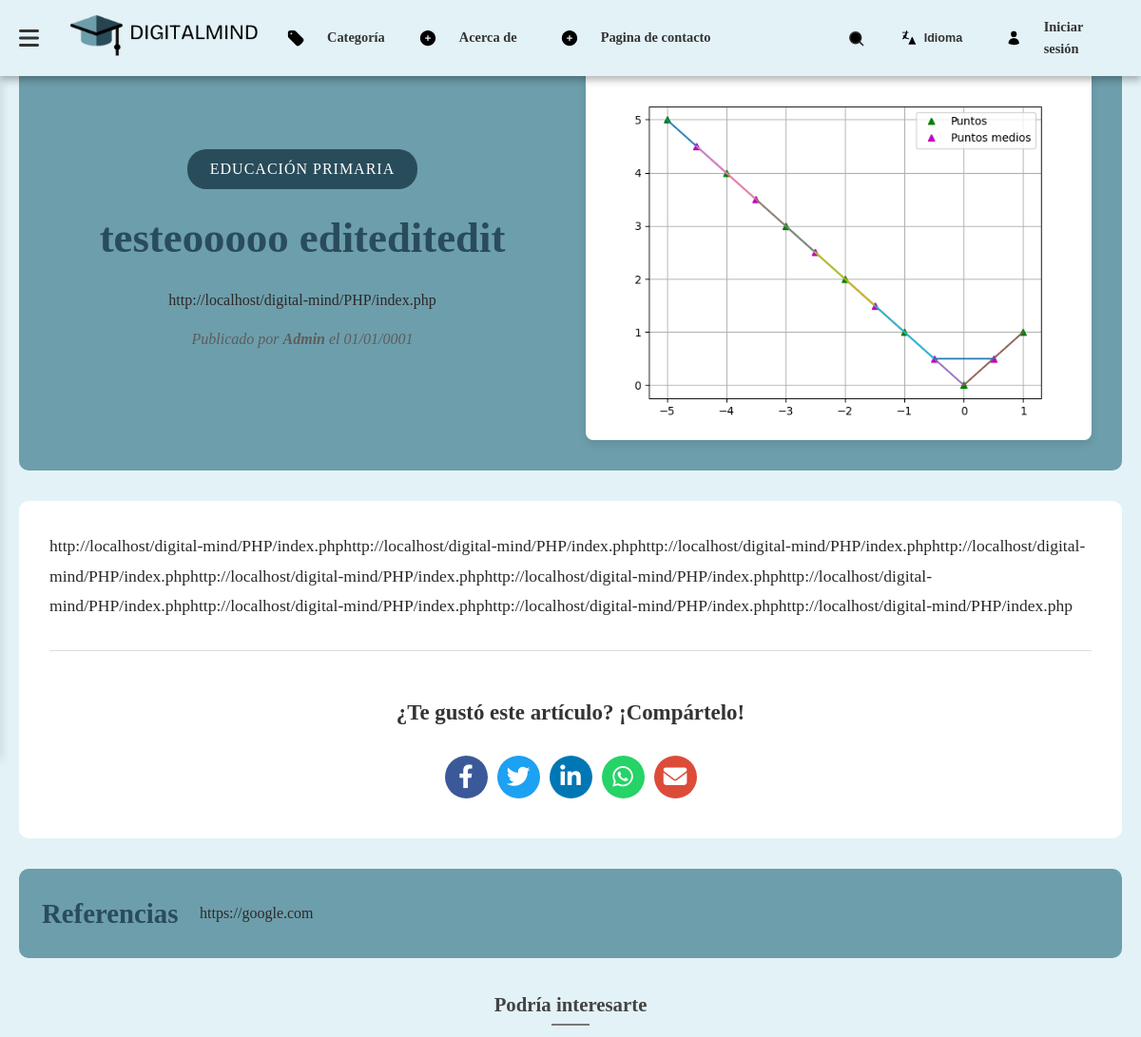
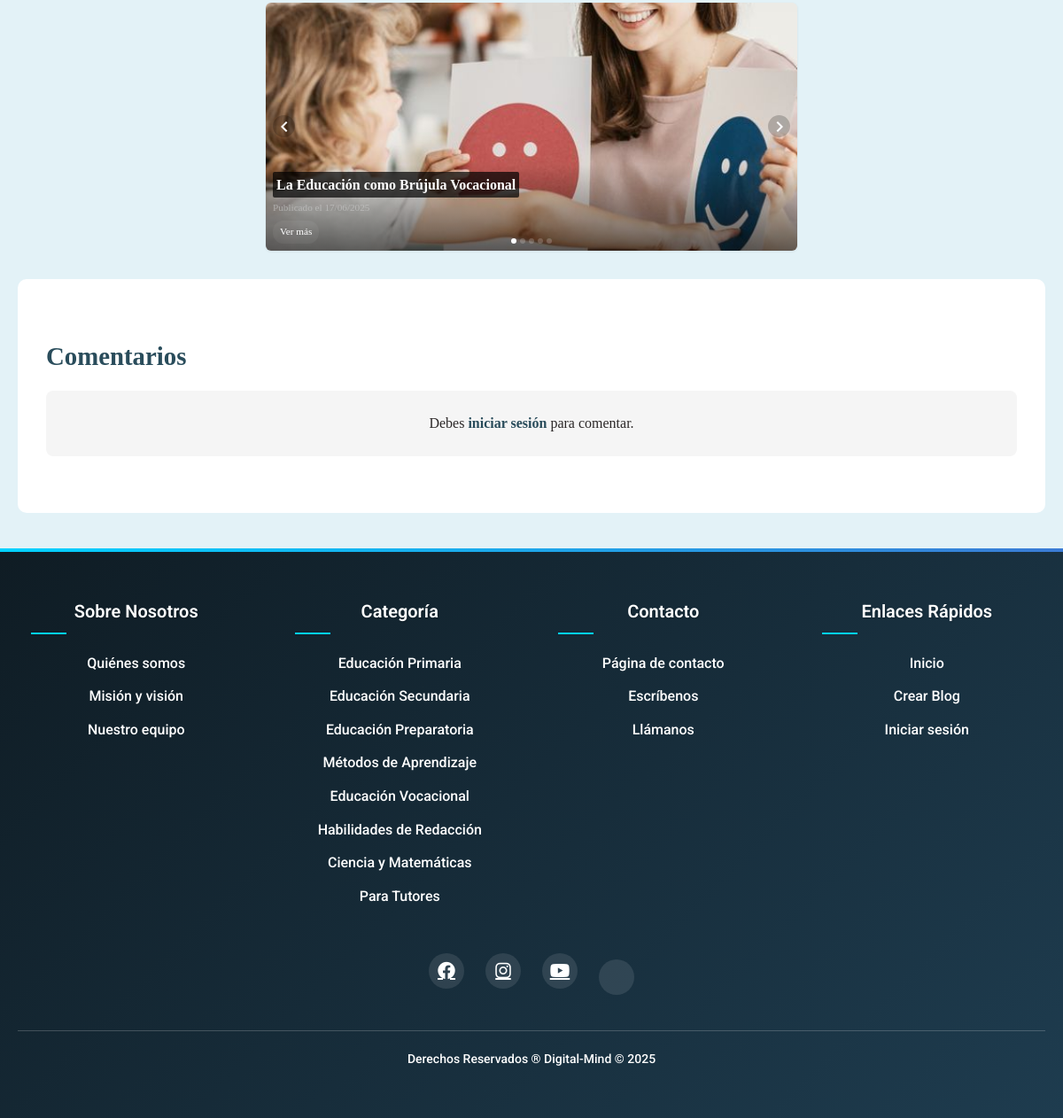
Screenshot of /PHP/post_completo.php with the database file from the repository (2 pictures, top to bottom).
### tables this page shows
CREATE TABLE `publicaciones_2` (
  `id` int(11) NOT NULL,
  `titular` varchar(255) NOT NULL,
  `fecha` date NOT NULL,
  `descripcion_corta` varchar(255) NOT NULL,
  `contenido` text NOT NULL,
  `referencia` varchar(255) NOT NULL,
  `imagen` varchar(255) DEFAULT NULL COMMENT 'Ruta/nombre del archivo de imagen',
  `categoria` varchar(50) NOT NULL,
  `fecha_creacion` timestamp NOT NULL DEFAULT current_timestamp(),
  `total_ratings` int(11) DEFAULT 0,
  `rating_count` int(11) DEFAULT 0,
  `mensaje` varchar(255) NOT NULL,
  `estado` enum('publicado','archivado') DEFAULT 'publicado'
);

### PHP/post_completo.php (the view, shortened to what this page needs)
<?php
include 'blog_db.php';
$id = isset($_GET['id']) && is_numeric($_GET['id']) ? intval($_GET['id']) : null;
try {
    $sql = $id
        ? "SELECT * FROM publicaciones_2 WHERE id = $id"
        : "SELECT * FROM publicaciones_2 ORDER BY id DESC LIMIT 1";
    $resultado = $conn->query($sql);
    $post = $resultado->fetch_assoc();
    $id = $post['id'];
    $canonicalUrl = "https://" . $_SERVER['HTTP_HOST'] . $_SERVER['REQUEST_URI'];
    $tableCheck = $conn->query("SHOW TABLES LIKE 'comentarios'");
    $commentsTableExists = $tableCheck->num_rows > 0;
    $sql_carrusel = "SELECT * FROM publicaciones_2 WHERE id != $id ORDER BY RAND() LIMIT 5";
    $resultado_carrusel = $conn->query($sql_carrusel);
    $slides = [];
    if ($resultado_carrusel->num_rows > 0) {
        while ($fila = $resultado_carrusel->fetch_assoc()) {
            $slides[] = $fila;
        }
    }
} catch (mysqli_sql_exception $e) {
    die("Error de base de datos: " . $e->getMessage());
} catch (Exception $e) {
    die($e->getMessage());
}
include 'header.php';
?>
<!DOCTYPE html>
<html lang="es">
<head>
    <link rel="stylesheet" href="../css/modals.css">
    <link rel="stylesheet" href="../css/blog_style.css">
    <link rel="stylesheet" href="https://cdnjs.cloudflare.com/ajax/libs/font-awesome/5.15.4/css/all.min.css">
</head>
    <body>
        <main>
            <div class="progress-bar">
            </div>
            <div class="main-container">
                <header class="post-header">
                    <div class="post-header-text">
                        <span class="category-tag"><?php echo htmlspecialchars($post['categoria']); ?></span>
                        <h1><?php echo htmlspecialchars($post['titular']); ?></h1>
                        <p><?php echo htmlspecialchars($post['descripcion_corta']); ?></p>
                        <div class="post-meta">
                            <p>Publicado por <strong><?php echo htmlspecialchars($post['autor'] ?? 'Admin'); ?></strong> el <?php echo date('d/m/Y', strtotime($post['fecha'])); ?></p>
                        </div>
                    </div>
                    <div class="post-header-image">
                        <?php if (!empty($post['imagen'])): ?>
                            <img src="../images/publicaciones/<?php echo htmlspecialchars($post['imagen']); ?>" alt="<?php echo htmlspecialchars($post['titular']); ?>">
                        <?php else: ?>
                            <img src="../images/default-post.jpg" alt="Imagen por defecto">
                        <?php endif; ?>
                    </div>
                </header>
                <article class="post-content">
                    <?php echo $post['contenido']; ?>
                    <div class="social-share-bottom">
                        <h3>¿Te gustó este artículo? ¡Compártelo!</h3>
                        <div class="share-buttons">
                            <a href="https://www.facebook.com/sharer/sharer.php?u=<?php echo urlencode($canonicalUrl); ?>" target="_blank" rel="noopener noreferrer" class="share-button facebook" title="Compartir en Facebook">
                                <i class="fab fa-facebook-f"></i>
                            </a>
                            <a href="https://twitter.com/intent/tweet?text=<?php echo urlencode(htmlspecialchars($post['titular'])) . ' ' . urlencode($canonicalUrl); ?>" target="_blank" rel="noopener noreferrer" class="share-button twitter" title="Compartir en Twitter">
                                <i class="fab fa-twitter"></i>
                            </a>
                            <a href="https://www.linkedin.com/shareArticle?mini=true&url=<?php echo urlencode($canonicalUrl); ?>&title=<?php echo urlencode(htmlspecialchars($post['titular'])); ?>&summary=<?php echo urlencode(htmlspecialchars($post['descripcion_corta'])); ?>" target="_blank" rel="noopener noreferrer" class="share-button linkedin" title="Compartir en LinkedIn">
                                <i class="fab fa-linkedin-in"></i>
                            </a>
                            <a href="whatsapp://send?text=<?php echo urlencode(htmlspecialchars($post['titular']) . ' - ' . $canonicalUrl); ?>" target="_blank" rel="noopener noreferrer" class="share-button whatsapp" title="Compartir en WhatsApp">
                                <i class="fab fa-whatsapp"></i>
                            </a>
                            <a href="mailto:?subject=<?php echo urlencode(htmlspecialchars($post['titular'])); ?>&body=<?php echo urlencode("Mira este artículo: " . $canonicalUrl); ?>" class="share-button email" title="Compartir por email">
                                <i class="fas fa-envelope"></i>
                            </a>
                        </div>
                    </div>
                </article>
                <?php if (!empty($post['referencia'])): ?>
                <section class="references-container">
                    <div class="references-content">
                        <h2>Referencias</h2>
                        <p><?php echo htmlspecialchars($post['referencia']); ?></p>
                    </div>
                </section>
                <?php endif; ?>
                <section class="related-posts-carousel">
                    <h2>Podría interesarte</h2>
                    <?php if (!empty($slides)): ?>
                        <div class="carousel-container">
                            <div class="carousel-slides" id="postCarouselSlides">
                                <?php foreach ($slides as $index => $slide): ?>
                                    <div class="carousel-slide">
                                        <?php
                                    $imagen = !empty($slide['imagen'])
            ? '../images/publicaciones/' . htmlspecialchars($slide['imagen'], ENT_QUOTES, 'UTF-8')
            : '../images/escuela1.jpg';
                                        ?>
                                        <img src="<?php echo $imagen; ?>" alt="<?php echo htmlspecialchars($slide['titular']); ?>" class="carousel-image">
                                        <div class="carousel-caption">
                                            <h3><?php echo htmlspecialchars($slide['titular']); ?></h3>
                                            <span class="carousel-date">Publicado el <?php echo date("d/m/Y", strtotime($slide['fecha'])); ?></span>
                                            <a href="post_completo.php?id=<?php echo $slide['id']; ?>" class="carousel-link">Ver más</a>
                                        </div>
                                    </div>
                                <?php endforeach; ?>
                            </div>
                            <?php if (count($slides) > 1): ?>
                                <div class="carousel-controls">
                                    <button class="carousel-control post-carousel-prev">
                                        <svg xmlns="http://www.w3.org/2000/svg" viewBox="0 0 24 24" fill="currentColor" width="24" height="24">
                                            <path d="M15.41 7.41L14 6l-6 6 6 6 1.41-1.41L10.83 12z"/>
                                        </svg>
                                    </button>
                                    <button class="carousel-control post-carousel-next">
                                        <svg xmlns="http://www.w3.org/2000/svg" viewBox="0 0 24 24" fill="currentColor" width="24" height="24">
                                            <path d="M10 6L8.59 7.41 13.17 12l-4.58 4.59L10 18l6-6z"/>
                                        </svg>
                                    </button>
                                </div>
                                <div class="carousel-indicators" id="postCarouselIndicators">
                                    <?php for ($i = 0; $i < count($slides); $i++): ?>
                                        <div class="carousel-indicator <?php echo $i === 0 ? 'active' : ''; ?>" data-index="<?php echo $i; ?>"></div>
                                    <?php endfor; ?>
                                </div>
                            <?php endif; ?>
                        </div>
                    <?php else: ?>
                        <p>No hay publicaciones relacionadas disponibles.</p>
                    <?php endif; ?>
                </section>
                <section class="comments-section" id="comments">
    <h2>Comentarios</h2>
    <?php if (!$commentsTableExists): ?>
        <div class="no-comments">
            <p>El sistema de comentarios no está disponible temporalmente.</p>
        </div>
    <?php else: ?>
        <div class="comment-form-container">
            <?php if (isset($_SESSION['usuario']) || isset($_SESSION['admin'])): ?>
                <form method="post" action="" id="commentForm">
                    <textarea name="comentario" placeholder="Escribe tu comentario..." required></textarea>
                    <input type="submit" name="enviar_comentario" value="Publicar comentario">
                </form>
            <?php else: ?>
                <div class="login-prompt">
                    <p>Debes <a href="/login">iniciar sesión</a> para comentar.</p>
                </div>
            <?php endif; ?>
        </div>
    <?php endif; ?>
</section>
            </div>
        </main>
        <?php
        include 'dashboard.php';
        include 'footer.php';
        ?>
        <link rel="stylesheet" href="https://cdnjs.cloudflare.com/ajax/libs/font-awesome/5.15.4/css/all.min.css">
    </body>
</html>

### rows the page displays
publicaciones_2: categoria "EDUCACIÓN PRIMARIA", titular "testeooooo editeditedit", descripcion_corta "http://localhost/digital-mind/PHP/index.php", fecha "01/01/0001", imagen (picture), contenido "http://localhost/digital-mind/PHP/index.phphttp://localhost/digital-mind/PHP/index.phphttp://localhost/digital-mind/PHP/index.phphttp://localhost/digital-mind/PHP/index.phphttp://localhost/digital-mind/PHP/index.phphttp://localhost/digital-mind/PHP/index.phphttp://localhost/digital-mind/PHP/index.phphttp://localhost/digital-mind/PHP/index.phphttp://localhost/digital-mind/PHP/index.phphttp://localhost/digital-mind/PHP/index.php", referencia "https://google.com"
publicaciones_2: imagen (picture), titular "La Educación como Brújula Vocacional", fecha "17/06/2025"

### other values shown
$post['autor'] "Admin"
